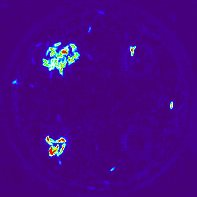
#> input picture HeatMap/figure/2-1.jpg, 197 x 197 px
$ python heatmap-merge.py
#> lines starting #> are read from the running program, lines starting #| are printed output that depends on the picture
import os
import cv2

image = cv2.imread("figure/2-1.jpg",cv2.IMREAD_GRAYSCALE) # imput origin image data
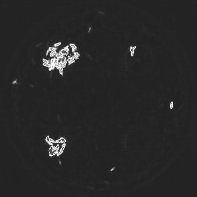
#> image: shape (197, 197); min 19, max 255, mean 39.5

zoomScale = 0.8
res_image = None
res_image = cv2.resize(image, dsize=None, fx=zoomScale, fy=zoomScale, interpolation=cv2.INTER_LINEAR) # resize image

blur_image = cv2.GaussianBlur(res_image,(13,13),cv2.BORDER_DEFAULT) # blur image
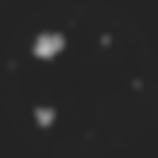
#> blur_image: shape (158, 158); min 34, max 185, mean 39.4
blur_image = cv2.resize(blur_image, dsize=(image.shape)) # resize to origin image size
#> blur_image: shape (197, 197)

hotmap = None
hotmap = cv2.normalize(image, hotmap, 0, 255, cv2.NORM_MINMAX)
hotmap = cv2.applyColorMap(hotmap, cv2.COLORMAP_JET)
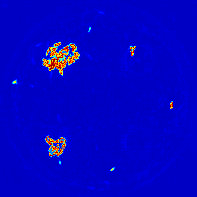
#> hotmap: shape (197, 197, 3); mean B, G, R 196.5, 3.6, 4.3
blur_hotmap = cv2.normalize(blur_image, hotmap, 0, 255, cv2.NORM_MINMAX)
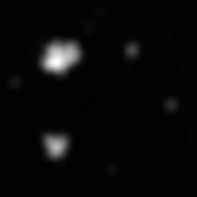
#> blur_hotmap: shape (197, 197); min 0, max 255, mean 9
blur_hotmap = cv2.applyColorMap(blur_hotmap, cv2.COLORMAP_JET)
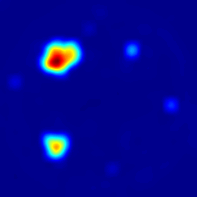
#> blur_hotmap: shape (197, 197, 3); mean B, G, R 143.1, 8, 4.7

merge_image = None
merge_image = cv2.addWeighted(src1 = hotmap, alpha = 0.25, src2 = blur_hotmap, beta = 0.75, gamma = 0.0, dst = merge_image) # merge
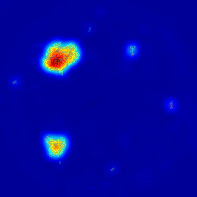
#> merge_image: shape (197, 197, 3); mean B, G, R 156.4, 6.9, 4.6
cv2.imshow("merge_image", merge_image)

directory = r'D:/desk/HeatMap/output' # path to save
os.chdir(directory)
cv2.imwrite('merge_image.jpg', merge_image)

cv2.waitKey(0)
